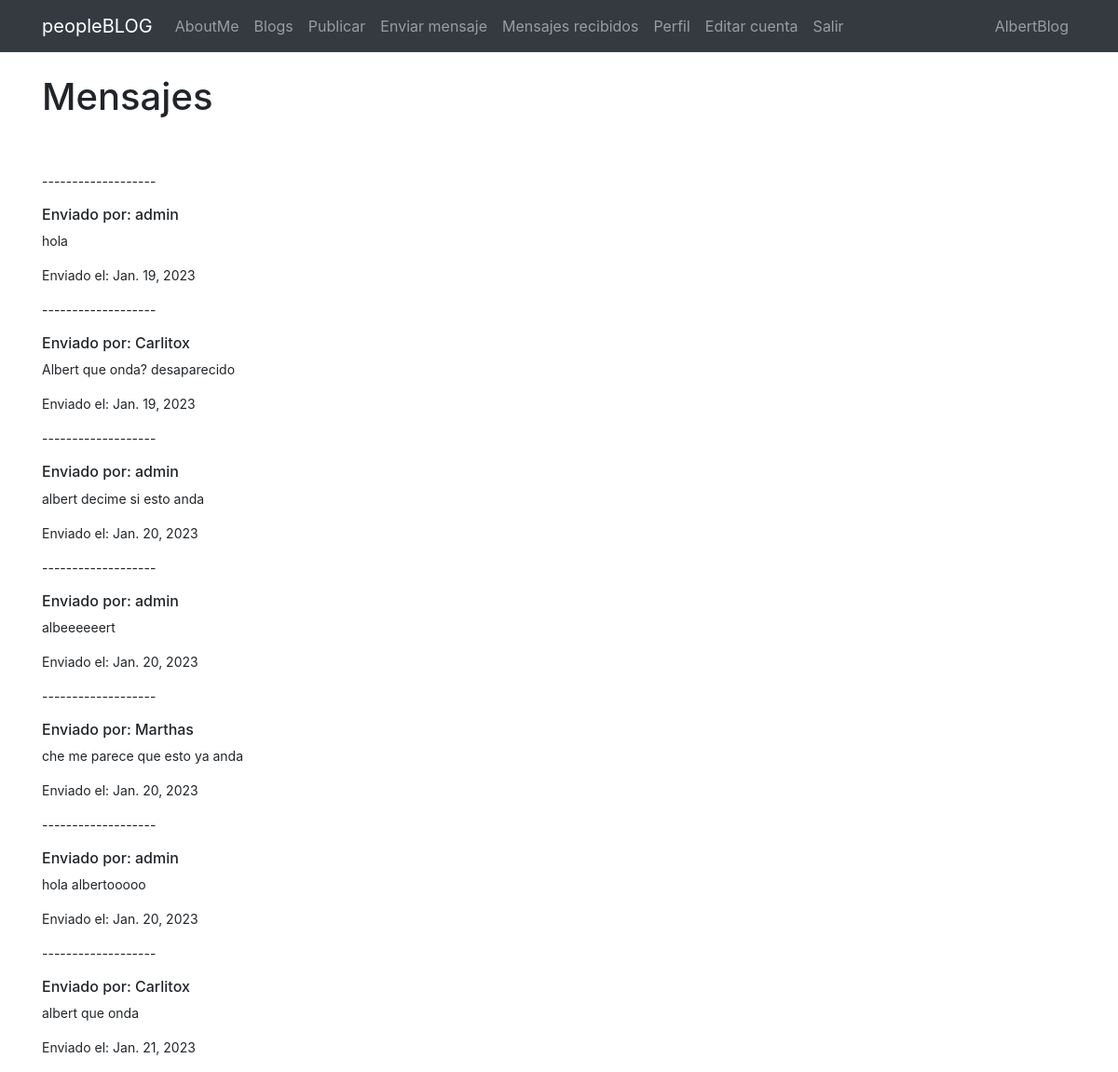
/registro/buscarmensaje/ (signed in), run on an earlier commit of the app's database.
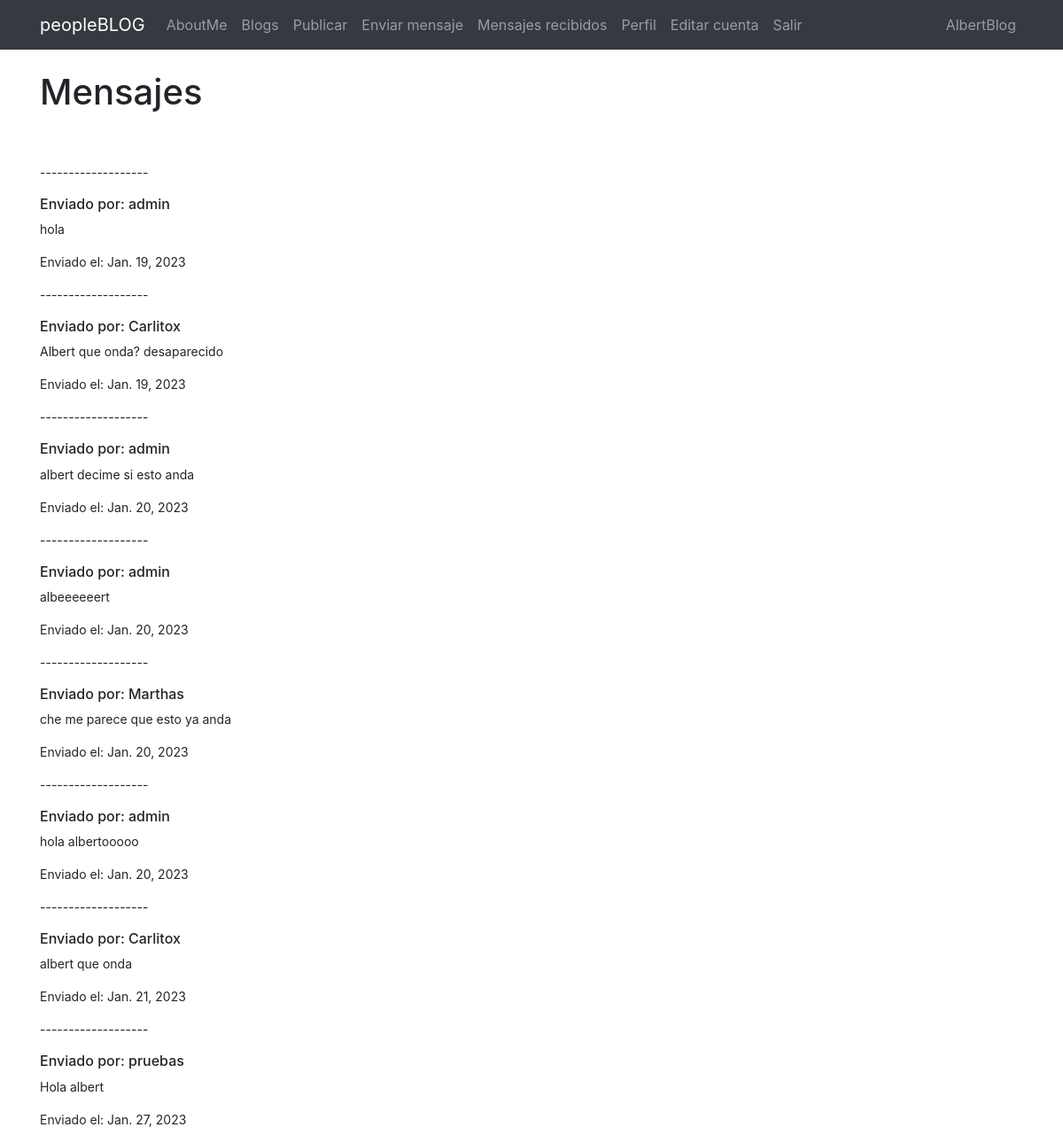
And on a later commit of the database.
### Registro/models.py (models this page shows, shortened)
class Mensaje(models.Model):
    emisor=models.ForeignKey(User, related_name= "emisor", on_delete=models.CASCADE)
    receptor=models.ForeignKey(User, related_name= "receptor", on_delete=models.CASCADE)
    cuerpo=models.TextField(max_length=250, blank=True, null=True)
    enviado=models.DateField(auto_now_add=True)

### Registro/views.py (the view)
# urls.py: path("buscarmensaje/", buscarmensaje, name="buscarmensaje"),
@login_required
def buscarmensaje(request):
    receptor= request.user
    if receptor != "":
        mensajes=Mensaje.objects.filter(receptor=receptor)
        return render(request, "mensajes_recibidos.html", {"mensajes":mensajes})

### Templates/mensajes_recibidos.html (shortened to what this page needs)
{% extends "padre.html" %}
{% load static %}
{% block content %}
<h1>Mensajes</h1>
<br>
<br>
{% if mensajes %}
<small>
    {% for mensaje in mensajes %}
    <p>-------------------</p>
    <h6>Enviado por: {{mensaje.emisor}}</h6>
    <p>{{mensaje.cuerpo}}</p>
    <p>Enviado el: {{mensaje.enviado}}</p>
    {% endfor %}
</small>
{% else %}
<h3>No tiene mensajes para mostrar</h3>
{% endif %}
{% endblock %}

What changed in the data, as far as the page shows it:
added Mensaje: emisor "pruebas", cuerpo "Hola albert", enviado "Jan. 27, 2023"
